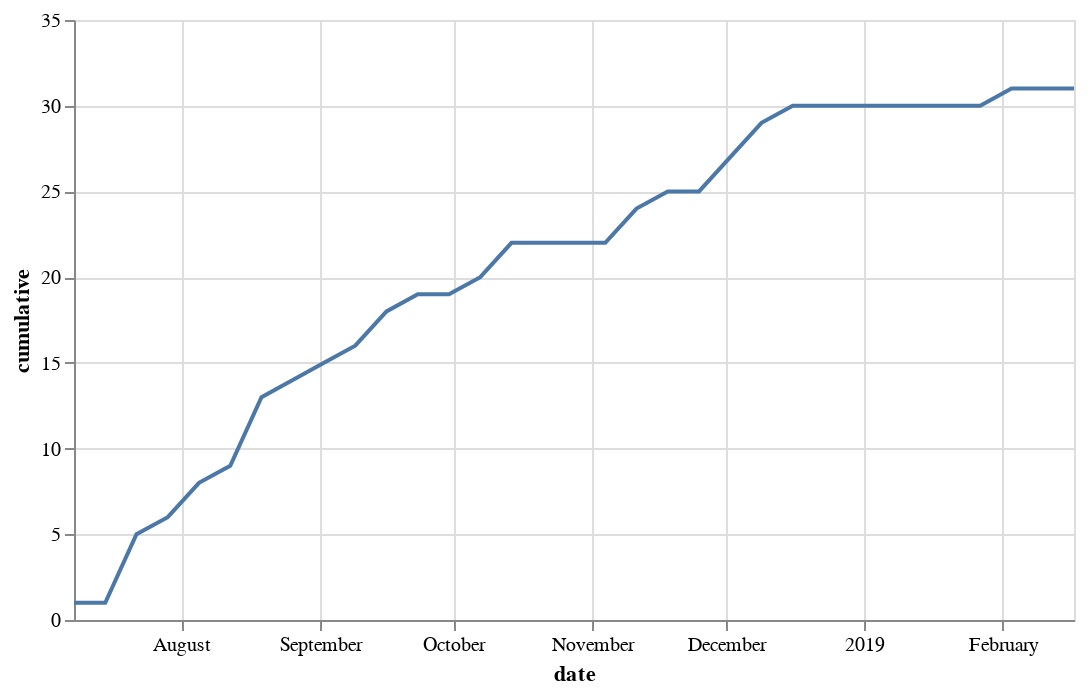

Notebook code cell kept with this figure:
### Code cell
line = alt.Chart(data=unique.reset_index(), width=500).mark_line().encode(x='date', y='cumulative')
line

### Figure 1 — Vega-Lite specification as saved in the notebook (floating-point values rounded to 4 significant figures)
{"$schema": "https://vega.github.io/schema/vega-lite/v2.6.0.json", "config": {"view": {"height": 300, "width": 400}}, "data": {"name": "data-fcd4961d1381ae755a9483df0e50b2d8"}, "datasets": {"data-fcd4961d1381ae755a9483df0e50b2d8": [{"cumulative": 1, "date": "2018-07-08T00:00:00", "new_contributors": 1, "user": ["yuvipanda"]}, {"cumulative": 1, "date": "2018-07-15T00:00:00", "new_contributors": 0, "user": ["yuvipanda"]}, {"cumulative": 5, "date": "2018-07-22T00:00:00", "new_contributors": 4, "user": ["JuanCab", "codecov[bot]", "gedankenstuecke", "minrk", "yuvipanda"]}, {"cumulative": 6, "date": "2018-07-29T00:00:00", "new_contributors": 1, "user": ["choldgraf", "yuvipanda"]}, {"cumulative": 8, "date": "2018-08-05T00:00:00", "new_contributors": 2, "user": ["JuanCab", "betatim", "choldgraf", "minrk", "norcalbiostat", "yuvipanda"]}, {"cumulative": 9, "date": "2018-08-12T00:00:00", "new_contributors": 1, "user": ["JuanCab", "betatim", "choldgraf", "norcalbiostat", "willirath", "yuvipanda"]}, {"cumulative": 13, "date": "2018-08-19T00:00:00", "new_contributors": 4, "user": ["Carreau", "betatim", "choldgraf", "mangecoeur", "rgerkin", "swallace21", "yuvipanda"]}, {"cumulative": 14, "date": "2018-08-26T00:00:00", "new_contributors": 1, "user": ["Carreau", "minrk", "ynnelson", "yuvipanda"]}, {"cumulative": 15, "date": "2018-09-02T00:00:00", "new_contributors": 1, "user": ["Carreau", "consideRatio", "minrk", "yuvipanda"]}, {"cumulative": 16, "date": "2018-09-09T00:00:00", "new_contributors": 1, "user": ["Carreau", "biojerm", "minrk", "yuvipanda"]}, {"cumulative": 18, "date": "2018-09-16T00:00:00", "new_contributors": 2, "user": ["JuanCab", "consideRatio", "henfee", "ian-r-rose", "mangecoeur", "yuvipanda"]}, {"cumulative": 19, "date": "2018-09-23T00:00:00", "new_contributors": 1, "user": ["choldgraf", "wrightaprilm", "yuvipanda"]}, {"cumulative": 19, "date": "2018-09-30T00:00:00", "new_contributors": 0, "user": ["betatim", "choldgraf", "minrk", "wrightaprilm"]}, {"cumulative": 20, "date": "2018-10-07T00:00:00", "new_contributors": 1, "user": ["choldgraf", "fomightez", "minrk", "wrightaprilm"]}, {"cumulative": 22, "date": "2018-10-14T00:00:00", "new_contributors": 2, "user": ["choldgraf", "jzf2101", "mangecoeur", "willingc", "wrightaprilm", "yuvipanda"]}, {"cumulative": 22, "date": "2018-10-21T00:00:00", "new_contributors": 0, "user": ["betatim", "choldgraf", "minrk", "willingc"]}, {"cumulative": 22, "date": "2018-10-28T00:00:00", "new_contributors": 0, "user": ["betatim", "choldgraf", "minrk"]}, {"cumulative": 22, "date": "2018-11-04T00:00:00", "new_contributors": 0, "user": ["Carreau", "choldgraf", "mangecoeur", "minrk", "yuvipanda"]}, {"cumulative": 24, "date": "2018-11-11T00:00:00", "new_contributors": 2, "user": ["betatim", "biojerm", "choldgraf", "fm75", "fperez", "willingc", "yuvipanda"]}, {"cumulative": 25, "date": "2018-11-18T00:00:00", "new_contributors": 1, "user": ["choldgraf", "fm75", "jzf2101", "minrk", "olivierverdier", "yuvipanda"]}, {"cumulative": 25, "date": "2018-11-25T00:00:00", "new_contributors": 0, "user": ["Carreau", "yuvipanda"]}, {"cumulative": 27, "date": "2018-12-02T00:00:00", "new_contributors": 2, "user": ["choldgraf", "fm75", "joergklein", "owah", "yuvipanda"]}, {"cumulative": 29, "date": "2018-12-09T00:00:00", "new_contributors": 2, "user": ["fm75", "minrk", "raghav130593", "tkang007", "yuvipanda"]}, {"cumulative": 30, "date": "2018-12-16T00:00:00", "new_contributors": 1, "user": ["choldgraf", "fm75", "jzf2101", "mpkirby", "yuvipanda"]}, {"cumulative": 30, "date": "2018-12-23T00:00:00", "new_contributors": 0, "user": ["betatim", "fm75", "tkang007", "yuvipanda"]}, {"cumulative": 30, "date": "2018-12-30T00:00:00", "new_contributors": 0, "user": ["yuvipanda"]}, {"cumulative": 30, "date": "2019-01-06T00:00:00", "new_contributors": 0, "user": ["swallace21"]}, {"cumulative": 30, "date": "2019-01-13T00:00:00", "new_contributors": 0, "user": ["fm75", "willirath", "yuvipanda"]}, {"cumulative": 30, "date": "2019-01-20T00:00:00", "new_contributors": 0, "user": ["tkang007"]}, {"cumulative": 30, "date": "2019-01-27T00:00:00", "new_contributors": 0, "user": ["tkang007", "willirath", "yuvipanda"]}, {"cumulative": 31, "date": "2019-02-03T00:00:00", "new_contributors": 1, "user": ["kannes", "minrk", "yuvipanda"]}, {"cumulative": 31, "date": "2019-02-17T00:00:00", "new_contributors": 0, "user": ["minrk", "yuvipanda"]}]}, "encoding": {"x": {"field": "date", "type": "temporal"}, "y": {"field": "cumulative", "type": "quantitative"}}, "mark": "line", "width": 500}
